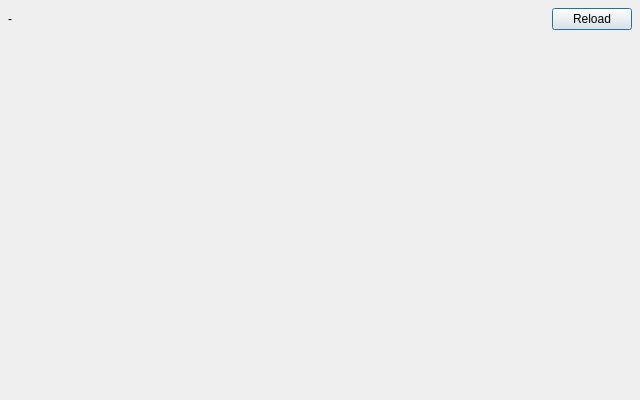
<?xml version="1.0" encoding="UTF-8"?>
<ui version="4.0">
 <class>DrivenKeyViewer</class>
 <widget class="QDialog" name="DrivenKeyViewer">
  <property name="geometry">
   <rect>
    <x>0</x>
    <y>0</y>
    <width>640</width>
    <height>400</height>
   </rect>
  </property>
  <property name="windowTitle">
   <string>Driven Key Viewer</string>
  </property>
  <layout class="QVBoxLayout" name="verticalLayout_dialog">
   <property name="spacing">
    <number>6</number>
   </property>
   <property name="leftMargin">
    <number>8</number>
   </property>
   <property name="topMargin">
    <number>8</number>
   </property>
   <property name="rightMargin">
    <number>8</number>
   </property>
   <property name="bottomMargin">
    <number>8</number>
   </property>
   <item>
    <layout class="QHBoxLayout" name="horizontalLayout_top">
     <item>
      <widget class="QLabel" name="label_summary">
       <property name="text">
        <string>-</string>
       </property>
      </widget>
     </item>
     <item>
      <spacer name="spacer_top">
       <property name="orientation">
        <enum>Qt::Horizontal</enum>
       </property>
       <property name="sizeHint" stdset="0">
        <size>
         <width>40</width>
         <height>20</height>
        </size>
       </property>
      </spacer>
     </item>
     <item>
      <widget class="QPushButton" name="btn_reload">
       <property name="toolTip">
        <string>List the driven keys of the scene again</string>
       </property>
       <property name="text">
        <string>Reload</string>
       </property>
      </widget>
     </item>
    </layout>
   </item>
   <item>
    <widget class="QWidget" name="holder_table">
     <layout class="QVBoxLayout" name="verticalLayout_table">
      <property name="spacing">
       <number>0</number>
      </property>
      <property name="leftMargin">
       <number>0</number>
      </property>
      <property name="topMargin">
       <number>0</number>
      </property>
      <property name="rightMargin">
       <number>0</number>
      </property>
      <property name="bottomMargin">
       <number>0</number>
      </property>
     </layout>
    </widget>
   </item>
  </layout>
 </widget>
 <resources/>
 <connections/>
</ui>
